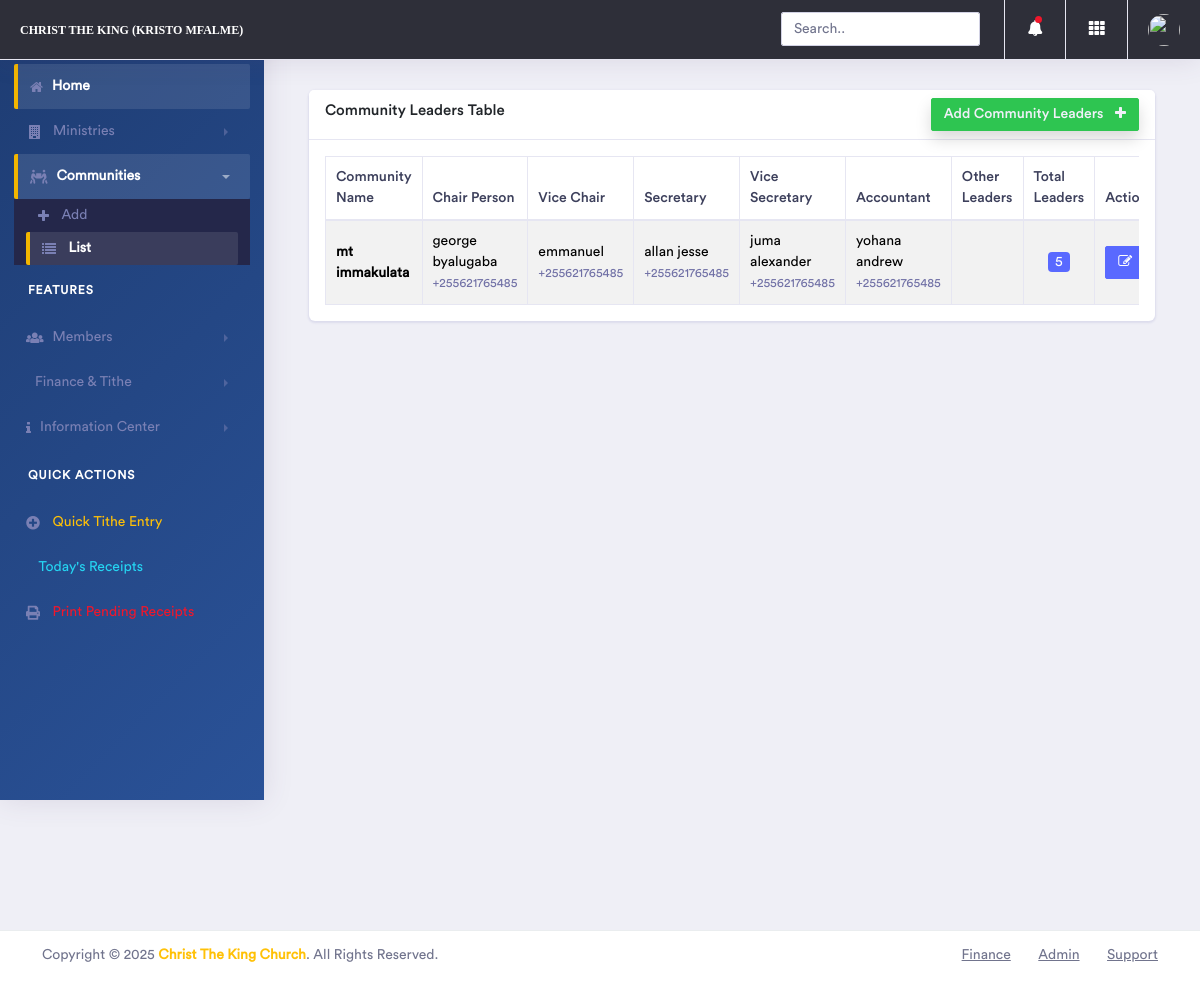
Page /members/shepherds/list/ (signed in) on the committed database.
### member/models.py (models this page shows, shortened)
class Community(models.Model):
    name = models.CharField(max_length=255, unique=True)
    created_at = models.DateTimeField(auto_now_add=True)
    updated_at = models.DateTimeField(auto_now=True)

class CommunityLeader(models.Model):
    RANK_CHOICES = [
        ('CHAIR PERSON','chair person'),
        ('VICE CHAIR', 'Vice Chair'),
        ('SECRETARY', 'Secretary'),
        ('VICE SECRETARY', 'Vice Secretary'),
        ('ACCOUNTANT', 'Accountant'),
        ('CHAIRPERSON', 'Chairperson'),  # Added chairperson
    ]
    community_name = models.ForeignKey(Community, on_delete=models.CASCADE, related_name='leaders', null=True)
    name = models.CharField(max_length=250 , null=True)
    leader = models.CharField(max_length=255, choices=RANK_CHOICES, null=True)
    description = models.TextField(blank=True)
    phone = PhoneNumberField(max_length=255,blank=True, null=True)
    class Meta:
        unique_together = ['community_name', 'leader']  # Prevent duplicate positions in same community

### member/views.py (the view)
# urls.py: path('shepherds/list/', list_shepherds, name="list_shepherds"),
@login_required
def list_shepherds(request):
    template = "shepherds/list.html"
    profile = UserProfile.objects.get_or_create(user=request.user)
    communities = Community.objects.prefetch_related('leaders').all()
    context = {
        "communities": communities,
        "shepherds_active_list": "active",
        "profile": profile
    }
    return render(request, template, context)

### templates/shepherds/list.html (shortened to what this page needs)
{% extends 'base.html' %}
{% block content %}
    <div class="dashboard-wrapper">
        <div class="container-fluid dashboard-content">
            <div class="col-xl-12 col-lg-12 col-md-12 col-sm-12 col-12">
            <div class="card">
                <h5 class="card-header">Community Leaders Table
                    <a href="{% url 'add_shepherd' %}" class="btn btn-sm btn-success shadow float-right text-light">
                        Add Community Leaders <i class="fa fa-plus ml-2"></i>
                    </a>
                </h5>
                <div class="card-body">
                    <div class="table-responsive">
                        <table class="table table-striped table-bordered first">
                            <thead>
                                <tr>
                                    <th>Community Name</th>
                                    <th>Chair Person</th>
                                    <th>Vice Chair</th>
                                    <th>Secretary</th>
                                    <th>Vice Secretary</th>
                                    <th>Accountant</th>
                                    <th>Other Leaders</th>
                                    <th>Total Leaders</th>
                                    <th>Actions</th>
                                </tr>
                            </thead>
                            <tbody>
                            {% for community in communities %}
                                <tr>
                                    <td><strong>{{ community.name }}</strong></td>
                                    <td>
                                        {% for leader in community.leaders.all %}
                                            {% if leader.leader == "CHAIR PERSON" or leader.leader == "CHAIRPERSON" %}
                                                {{ leader.name }}<br>
                                                <small class="text-muted">{{ leader.phone }}</small>
                                            {% endif %}
                                        {% empty %}
                                            <span class="text-muted">Not assigned</span>
                                        {% endfor %}
                                    </td>
                                    <td>
                                        {% for leader in community.leaders.all %}
                                            {% if leader.leader == "VICE CHAIR" %}
                                                {{ leader.name }}<br>
                                                <small class="text-muted">{{ leader.phone }}</small>
                                            {% endif %}
                                        {% empty %}
                                            <span class="text-muted">Not assigned</span>
                                        {% endfor %}
                                    </td>
                                    <td>
                                        {% for leader in community.leaders.all %}
                                            {% if leader.leader == "SECRETARY" %}
                                                {{ leader.name }}<br>
                                                <small class="text-muted">{{ leader.phone }}</small>
                                            {% endif %}
                                        {% empty %}
                                            <span class="text-muted">Not assigned</span>
                                        {% endfor %}
                                    </td>
                                    <td>
                                        {% for leader in community.leaders.all %}
                                            {% if leader.leader == "VICE SECRETARY" %}
                                                {{ leader.name }}<br>
                                                <small class="text-muted">{{ leader.phone }}</small>
                                            {% endif %}
                                        {% empty %}
                                            <span class="text-muted">Not assigned</span>
                                        {% endfor %}
                                    </td>
                                    <td>
                                        {% for leader in community.leaders.all %}
                                            {% if leader.leader == "ACCOUNTANT" %}
                                                {{ leader.name }}<br>
                                                <small class="text-muted">{{ leader.phone }}</small>
                                            {% endif %}
                                        {% empty %}
                                            <span class="text-muted">Not assigned</span>
                                        {% endfor %}
                                    </td>
                                    <td>
                                    </td>
                                    <td class="text-center">
                                        <span class="badge badge-primary">{{ community.leaders.count }}</span>
                                    </td>
                                    <td>
                                        <div class="btn-group">
                                            <a href="{% url 'edit_community' community.id %}"
                                               class="btn btn-sm btn-primary"
                                               title="Edit Community">
                                                <i class="fa fa-edit"></i>
                                            </a>
                                        </div>
                                    </td>
                                </tr>
                            {% empty %}
                                <tr>
                                    <td colspan="9" class="text-center">No communities found</td>
                                </tr>
                            {% endfor %}
                            </tbody>
                        </table>
                    </div>
                </div>
            </div>
     </div>
        </div>
    </div>
{% endblock content %}

### rows in the picture
Community: name "mt immakulata", leaders.count "5"
CommunityLeader: name "george byalugaba", phone "+255621765485"
CommunityLeader: name "emmanuel", phone "+255621765485"
CommunityLeader: name "allan jesse", phone "+255621765485"
CommunityLeader: name "juma alexander", phone "+255621765485"
CommunityLeader: name "yohana andrew", phone "+255621765485"
